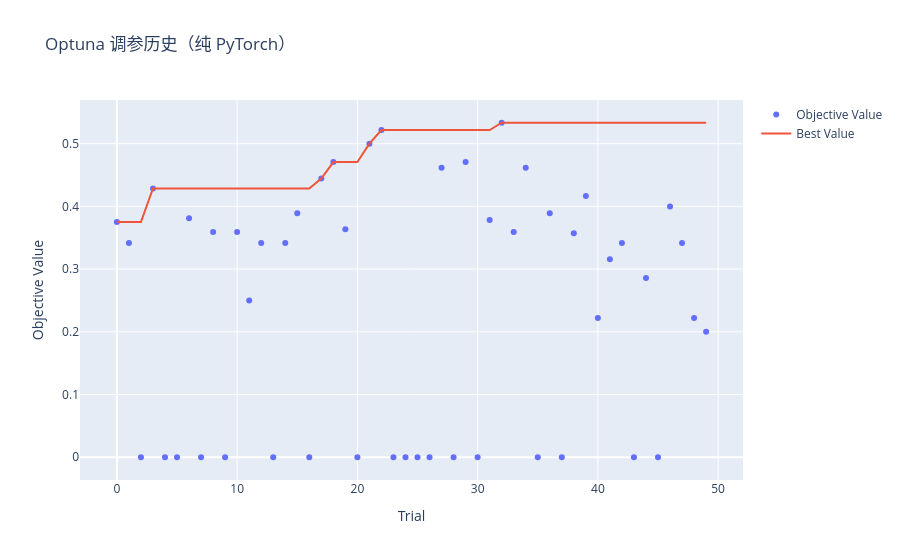
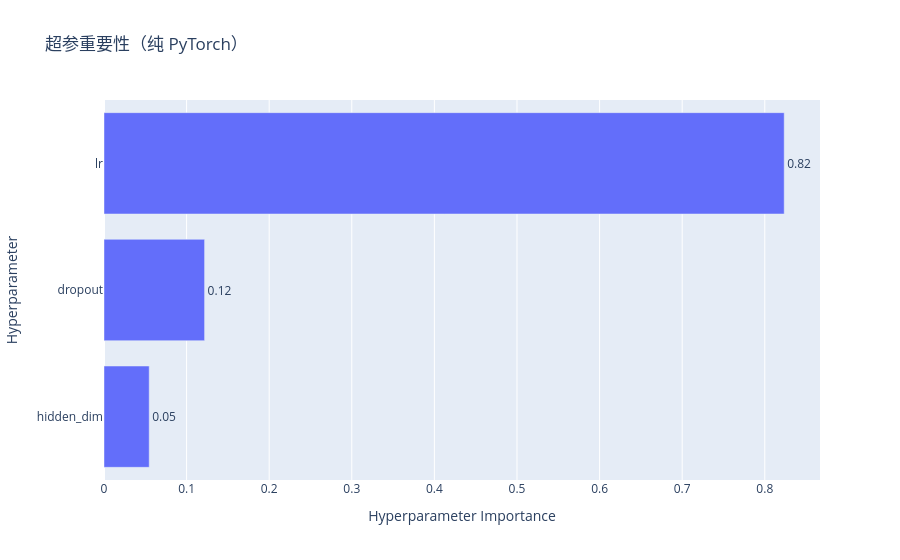

Here is the notebook cell these charts were saved with, in order:
### Code cell
import pandas as pd
import torch
from torch import nn
from sklearn.model_selection import train_test_split
from sklearn.preprocessing import StandardScaler
import optuna
import matplotlib.pyplot as plt

plt.rcParams['font.family'] = 'SimHei'
plt.rcParams['axes.unicode_minus'] = False

# 1. 数据处理（用pandas直接转tensor，避开NumPy）
df = pd.read_csv(r'E:\miniconda\ChineseSuperLeague\data\features.csv')
X = torch.tensor(df[['home_last3_goals', 'away_last3_concede', 'home_last2_loss']].values, dtype=torch.float32)
y = torch.tensor((df['result'] == 'H').astype(int).values, dtype=torch.float32).unsqueeze(1)

# 手动划分训练测试集（不用sklearn的train_test_split）
n = len(X)
n_test = int(0.2 * n)
indices = torch.randperm(n)
train_indices = indices[:-n_test]
test_indices = indices[-n_test:]

X_train, X_test = X[train_indices], X[test_indices]
y_train, y_test = y[train_indices], y[test_indices]

# 手动标准化（不用StandardScaler）
mean = X_train.mean(dim=0)
std = X_train.std(dim=0)
X_train = (X_train - mean) / (std + 1e-6)
X_test = (X_test - mean) / (std + 1e-6)

print("数据处理完成！")
print(f"X_train 形状：{X_train.shape}")
print(f"y_train 形状：{y_train.shape}")

class MLP_TUNED(nn.Module):
    def __init__(self, hidden_dim=16, dropout=0.3):
        super().__init__()
        self.net = nn.Sequential(
            nn.Linear(3, hidden_dim),
            nn.BatchNorm1d(hidden_dim),
            nn.ReLU(),
            nn.Dropout(dropout),
            nn.Linear(hidden_dim, 8),
            nn.BatchNorm1d(8),
            nn.ReLU(),
            nn.Dropout(dropout),
            nn.Linear(8, 1)
        )
    def forward(self, x):
        return self.net(x)

# 纯Torch实现F1分数计算
def torch_f1_score(y_true, y_pred):
    y_true = y_true.int()
    y_pred = (y_pred >= 0.5).int()
    
    tp = (y_true * y_pred).sum().float()
    fp = ((1 - y_true) * y_pred).sum().float()
    fn = (y_true * (1 - y_pred)).sum().float()
    
    precision = tp / (tp + fp + 1e-6)
    recall = tp / (tp + fn + 1e-6)
    f1 = 2 * (precision * recall) / (precision + recall + 1e-6)
    return f1.item()

def objective(trial):
    lr = trial.suggest_float('lr', 1e-4, 1e-1, log=True)
    dropout = trial.suggest_float('dropout', 0.1, 0.6, step=0.1)
    hidden = trial.suggest_int('hidden_dim', 8, 32, step=8)

    model = MLP_TUNED(hidden_dim=hidden, dropout=dropout)
    criterion = nn.BCEWithLogitsLoss()
    optimizer = torch.optim.Adam(model.parameters(), lr=lr)

    best_val_f1 = 0
    patience = 30
    counter = 0
    
    for epoch in range(300):
        model.train()
        optimizer.zero_grad()
        loss = criterion(model(X_train), y_train)
        loss.backward()
        optimizer.step()

        # 验证（纯Torch计算，不用NumPy）
        model.eval()
        with torch.no_grad():
            pred_logits = model(X_test)
            pred_prob = torch.sigmoid(pred_logits)
            val_f1 = torch_f1_score(y_test, pred_prob)
            
        if val_f1 > best_val_f1:
            best_val_f1 = val_f1
            counter = 0
        else:
            counter += 1
        if counter >= patience:
            break
    return best_val_f1

# 运行优化
study = optuna.create_study(direction='maximize')
study.optimize(objective, n_trials=50)

print(f'最佳验证 F1 = {study.best_value:.3f}')
print('最佳超参：', study.best_params)

# 图1：调参历史
import optuna.visualization as vis

fig1 = vis.plot_optimization_history(study)
fig1.update_layout(title='Optuna 调参历史（纯 PyTorch）')
fig1.write_html('figures/optuna_history.html')
fig1.show()

# 图2：超参重要性
fig2 = vis.plot_param_importances(study)
fig2.update_layout(title='超参重要性（纯 PyTorch）')
fig2.write_html('figures/optuna_importance.html')
fig2.show()
print(1)

### Figure 1 — Plotly figure (JSON) as saved in the notebook; plotly's stock layout.template omitted (floating-point values rounded to 4 significant figures)
{"data": [{"mode": "markers", "name": "Objective Value", "type": "scatter", "x": [0, 1, 2, 3, 4, 5, 6, 7, 8, 9, 10, 11, 12, 13, 14, 15, 16, 17, 18, 19, 20, 21, 22, 23, 24, 25, 26, 27, 28, 29, 30, 31, 32, 33, 34, 35, 36, 37, 38, 39, 40, 41, 42, 43, 44, 45, 46, 47, 48, 49], "y": [0.375, 0.3415, 0, 0.4286, 0, 0, 0.381, 0, 0.359, 0, 0.359, 0.25, 0.3415, 0, 0.3415, 0.3889, 0, 0.4444, 0.4706, 0.3636, 0, 0.5, 0.5217, 0, 0, 0, 0, 0.4615, 0, 0.4706, 0, 0.3784, 0.5333, 0.359, 0.4615, 0, 0.3889, 0, 0.3571, 0.4167, 0.2222, 0.3158, 0.3415, 0, 0.2857, 0, 0.4, 0.3415, 0.2222, 0.2]}, {"mode": "lines", "name": "Best Value", "type": "scatter", "x": [0, 1, 2, 3, 4, 5, 6, 7, 8, 9, 10, 11, 12, 13, 14, 15, 16, 17, 18, 19, 20, 21, 22, 23, 24, 25, 26, 27, 28, 29, 30, 31, 32, 33, 34, 35, 36, 37, 38, 39, 40, 41, 42, 43, 44, 45, 46, 47, 48, 49], "y": [0.375, 0.375, 0.375, 0.4286, 0.4286, 0.4286, 0.4286, 0.4286, 0.4286, 0.4286, 0.4286, 0.4286, 0.4286, 0.4286, 0.4286, 0.4286, 0.4286, 0.4444, 0.4706, 0.4706, 0.4706, 0.5, 0.5217, 0.5217, 0.5217, 0.5217, 0.5217, 0.5217, 0.5217, 0.5217, 0.5217, 0.5217, 0.5333, 0.5333, 0.5333, 0.5333, 0.5333, 0.5333, 0.5333, 0.5333, 0.5333, 0.5333, 0.5333, 0.5333, 0.5333, 0.5333, 0.5333, 0.5333, 0.5333, 0.5333]}, {"marker": {"color": "#cccccc"}, "mode": "markers", "name": "Infeasible Trial", "showlegend": false, "type": "scatter", "x": [], "y": []}], "layout": {"title": {"text": "Optuna 调参历史（纯 PyTorch）"}, "xaxis": {"title": {"text": "Trial"}}, "yaxis": {"title": {"text": "Objective Value"}}}}

### Figure 2 — Plotly figure (JSON) as saved in the notebook; plotly's stock layout.template omitted (floating-point values rounded to 4 significant figures)
{"data": [{"cliponaxis": false, "hovertemplate": ["hidden_dim (IntDistribution): 0.054726808073992585<extra></extra>", "dropout (FloatDistribution): 0.12176635309999916<extra></extra>", "lr (FloatDistribution): 0.8235068388260083<extra></extra>"], "name": "Objective Value", "orientation": "h", "text": ["0.05", "0.12", "0.82"], "textposition": "outside", "type": "bar", "x": [0.05473, 0.1218, 0.8235], "y": ["hidden_dim", "dropout", "lr"]}], "layout": {"title": {"text": "超参重要性（纯 PyTorch）"}, "xaxis": {"title": {"text": "Hyperparameter Importance"}}, "yaxis": {"title": {"text": "Hyperparameter"}}}}
